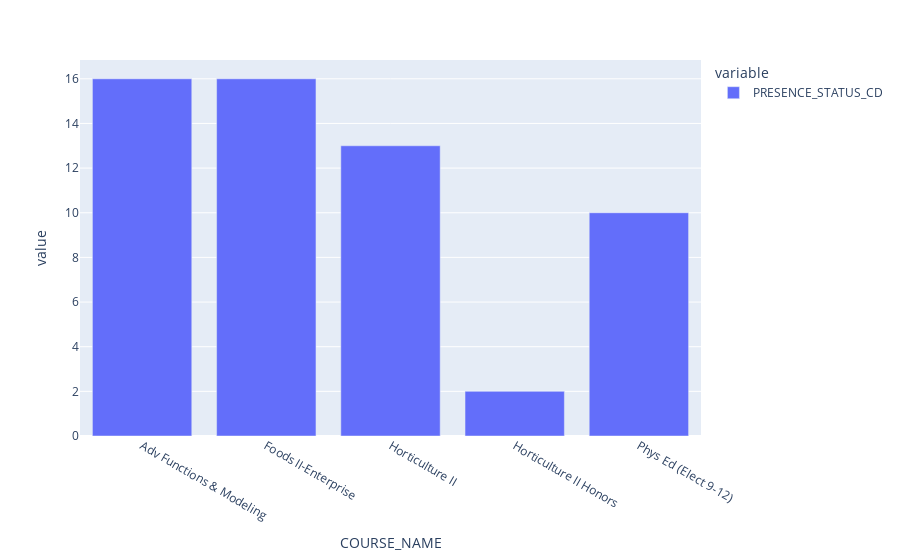

Notebook source saved alongside this figure:
### Code cell
df_grade_presnt = df_grade.loc[63992][
    df_grade.loc[63992]["PRESENCE_STATUS_CD"] == "Present"
]

df_grade_presnt.groupby("COURSE_NAME").count()["PRESENCE_STATUS_CD"].plot(kind="bar")

### Figure 1 — Plotly figure (JSON) as saved in the notebook; plotly's stock layout.template omitted (floating-point values rounded to 4 significant figures)
{"data": [{"alignmentgroup": "True", "hovertemplate": "variable=PRESENCE_STATUS_CD<br>COURSE_NAME=%{x}<br>value=%{y}<extra></extra>", "legendgroup": "PRESENCE_STATUS_CD", "marker": {"color": "#636efa", "pattern": {"shape": ""}}, "name": "PRESENCE_STATUS_CD", "offsetgroup": "PRESENCE_STATUS_CD", "orientation": "v", "showlegend": true, "textposition": "auto", "type": "bar", "x": ["Adv Functions & Modeling", "Foods II-Enterprise", "Horticulture II", "Horticulture II Honors", "Phys Ed (Elect 9-12)"], "xaxis": "x", "y": [16, 16, 13, 2, 10], "yaxis": "y"}], "layout": {"barmode": "relative", "legend": {"title": {"text": "variable"}, "tracegroupgap": 0}, "margin": {"t": 60}, "xaxis": {"anchor": "y", "domain": [0, 1], "title": {"text": "COURSE_NAME"}}, "yaxis": {"anchor": "x", "domain": [0, 1], "title": {"text": "value"}}}}
